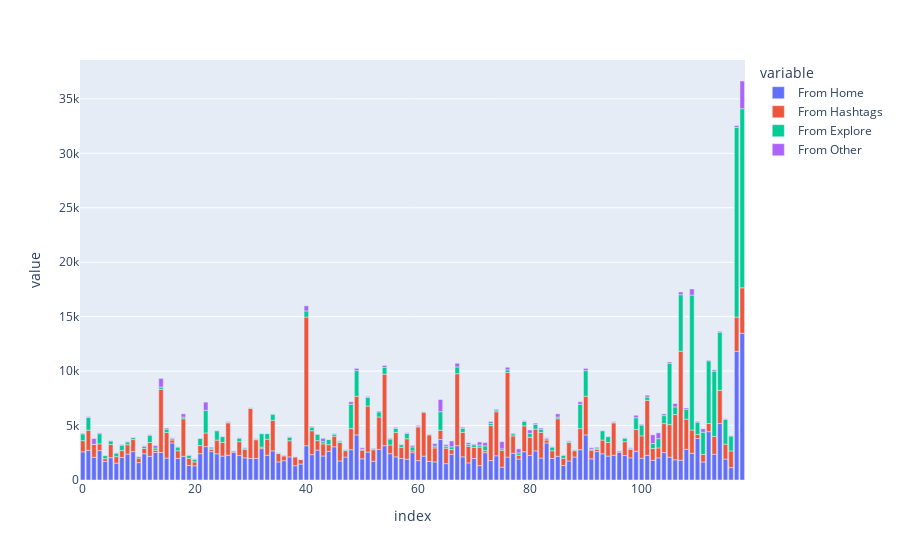

Here is the notebook cell this chart was saved with:
### Markdown cell above
`Impressions from various sources on Instagram`

### Code cell
home = data['From Home']
hashtags = data['From Hashtags']
explore = data['From Explore']
other = data['From Other']

labels = ['From Home','From Hashtags','From Explore','From Other']
values = [home,hashtags,explore,other]

px.bar(data,y=values)

### Figure 1 — Plotly figure (JSON) as saved in the notebook; plotly's stock layout.template omitted (floating-point values rounded to 4 significant figures)
{"data": [{"alignmentgroup": "True", "hovertemplate": "variable=From Home<br>index=%{x}<br>value=%{y}<extra></extra>", "legendgroup": "From Home", "marker": {"color": "#636efa", "pattern": {"shape": ""}}, "name": "From Home", "offsetgroup": "From Home", "orientation": "v", "showlegend": true, "textposition": "auto", "type": "bar", "x": [0, 1, 2, 3, 4, 5, 6, 7, 8, 9, 10, 11, 12, 13, 14, 15, 16, 17, 18, 19, 20, 21, 22, 23, 24, 25, 26, 27, 28, 29, 30, 31, 32, 33, 34, 35, 36, 37, 38, 39, 40, 41, 42, 43, 44, 45, 46, 47, 48, 49, 50, 51, 52, 53, 54, 55, 56, 57, 58, 59, 60, 61, 62, 63, 64, 65, 66, 67, 68, 69, 70, 71, 72, 73, 74, 75, 76, 77, 78, 79, 80, 81, 82, 83, 84, 85, 86, 87, 88, 89, 90, 91, 92, 93, 94, 95, 96, 97, 98, 99, 100, 101, 102, 103, 104, 105, 106, 107, 108, 109, 110, 111, 112, 113, 114, 115, 116, 117, 118], "xaxis": "x", "y": [2586, 2727, 2085, 2700, 1704, 2046, 1543, 2071, 2384, 2609, 1597, 2414, 2168, 2524, 2525, 2017, 3401, 1979, 2177, 1338, 1304, 2415, 3065, 2608, 2406, 2195, 2275, 2541, 2244, 2034, 1977, 1975, 2879, 2278, 2679, 1659, 1774, 2123, 1308, 1466, 3144, 2331, 2746, 2207, 2632, 3050, 1747, 2108, 2782, 4137, 1945, 2569, 1716, 2812, 3152, 2415, 2125, 1975, 1910, 2508, 1780, 2190, 1711, 1663, 3717, 1502, 2357, 3152, 2125, 1570, 1975, 1323, 2509, 1782, 2225, 1179, 2106, 2454, 1926, 2597, 2252, 2673, 2017, 3401, 1979, 2177, 1338, 1747, 2108, 2782, 4137, 1945, 2608, 2406, 2195, 2275, 2541, 2244, 2034, 2643, 2000, 2261, 1807, 2032, 2517, 2099, 1855, 1817, 2816, 2449, 3813, 1658, 4439, 2371, 5185, 1923, 1133, 11815, 13473], "yaxis": "y"}, {"alignmentgroup": "True", "hovertemplate": "variable=From Hashtags<br>index=%{x}<br>value=%{y}<extra></extra>", "legendgroup": "From Hashtags", "marker": {"color": "#EF553B", "pattern": {"shape": ""}}, "name": "From Hashtags", "offsetgroup": "From Hashtags", "orientation": "v", "showlegend": true, "textposition": "auto", "type": "bar", "x": [0, 1, 2, 3, 4, 5, 6, 7, 8, 9, 10, 11, 12, 13, 14, 15, 16, 17, 18, 19, 20, 21, 22, 23, 24, 25, 26, 27, 28, 29, 30, 31, 32, 33, 34, 35, 36, 37, 38, 39, 40, 41, 42, 43, 44, 45, 46, 47, 48, 49, 50, 51, 52, 53, 54, 55, 56, 57, 58, 59, 60, 61, 62, 63, 64, 65, 66, 67, 68, 69, 70, 71, 72, 73, 74, 75, 76, 77, 78, 79, 80, 81, 82, 83, 84, 85, 86, 87, 88, 89, 90, 91, 92, 93, 94, 95, 96, 97, 98, 99, 100, 101, 102, 103, 104, 105, 106, 107, 108, 109, 110, 111, 112, 113, 114, 115, 116, 117, 118], "xaxis": "x", "y": [1028, 1838, 1188, 621, 255, 1214, 599, 628, 857, 1104, 411, 476, 1274, 212, 5799, 2351, 278, 707, 3450, 655, 362, 745, 1254, 201, 1260, 1248, 2975, 116, 1278, 771, 4604, 1721, 139, 1460, 2803, 796, 435, 1482, 809, 411, 11817, 2195, 869, 1109, 616, 969, 1693, 583, 1938, 3551, 794, 4221, 1058, 2974, 6564, 802, 2249, 1018, 1880, 166, 3090, 4036, 2429, 1284, 841, 1423, 442, 6610, 2250, 1518, 1019, 1699, 183, 3212, 4041, 1527, 7761, 1590, 349, 2376, 1674, 2003, 2351, 278, 707, 3450, 655, 1693, 583, 1938, 3551, 794, 201, 1260, 1248, 2975, 116, 1278, 771, 2006, 2053, 5055, 1085, 911, 2660, 2986, 4156, 10008, 2769, 2141, 362, 694, 747, 1624, 3041, 1368, 1538, 3147, 4176], "yaxis": "y"}, {"alignmentgroup": "True", "hovertemplate": "variable=From Explore<br>index=%{x}<br>value=%{y}<extra></extra>", "legendgroup": "From Explore", "marker": {"color": "#00cc96", "pattern": {"shape": ""}}, "name": "From Explore", "offsetgroup": "From Explore", "orientation": "v", "showlegend": true, "textposition": "auto", "type": "bar", "x": [0, 1, 2, 3, 4, 5, 6, 7, 8, 9, 10, 11, 12, 13, 14, 15, 16, 17, 18, 19, 20, 21, 22, 23, 24, 25, 26, 27, 28, 29, 30, 31, 32, 33, 34, 35, 36, 37, 38, 39, 40, 41, 42, 43, 44, 45, 46, 47, 48, 49, 50, 51, 52, 53, 54, 55, 56, 57, 58, 59, 60, 61, 62, 63, 64, 65, 66, 67, 68, 69, 70, 71, 72, 73, 74, 75, 76, 77, 78, 79, 80, 81, 82, 83, 84, 85, 86, 87, 88, 89, 90, 91, 92, 93, 94, 95, 96, 97, 98, 99, 100, 101, 102, 103, 104, 105, 106, 107, 108, 109, 110, 111, 112, 113, 114, 115, 116, 117, 118], "xaxis": "x", "y": [619, 1174, 0, 932, 279, 329, 333, 500, 248, 178, 162, 185, 673, 201, 208, 298, 128, 341, 153, 276, 249, 676, 2081, 121, 861, 541, 45, 51, 326, 115, 48, 60, 1239, 521, 562, 29, 59, 332, 45, 37, 564, 318, 589, 199, 468, 181, 72, 76, 2237, 2355, 84, 796, 84, 468, 617, 545, 354, 244, 492, 360, 69, 48, 36, 166, 1716, 182, 250, 623, 362, 174, 245, 182, 446, 213, 158, 157, 248, 192, 217, 412, 360, 433, 298, 128, 341, 153, 276, 72, 76, 2237, 2355, 84, 121, 861, 541, 45, 51, 326, 115, 1068, 988, 300, 463, 857, 737, 5634, 703, 5192, 900, 12389, 1135, 2036, 5762, 6000, 5352, 2266, 1367, 17414, 16444], "yaxis": "y"}, {"alignmentgroup": "True", "hovertemplate": "variable=From Other<br>index=%{x}<br>value=%{y}<extra></extra>", "legendgroup": "From Other", "marker": {"color": "#ab63fa", "pattern": {"shape": ""}}, "name": "From Other", "offsetgroup": "From Other", "orientation": "v", "showlegend": true, "textposition": "auto", "type": "bar", "x": [0, 1, 2, 3, 4, 5, 6, 7, 8, 9, 10, 11, 12, 13, 14, 15, 16, 17, 18, 19, 20, 21, 22, 23, 24, 25, 26, 27, 28, 29, 30, 31, 32, 33, 34, 35, 36, 37, 38, 39, 40, 41, 42, 43, 44, 45, 46, 47, 48, 49, 50, 51, 52, 53, 54, 55, 56, 57, 58, 59, 60, 61, 62, 63, 64, 65, 66, 67, 68, 69, 70, 71, 72, 73, 74, 75, 76, 77, 78, 79, 80, 81, 82, 83, 84, 85, 86, 87, 88, 89, 90, 91, 92, 93, 94, 95, 96, 97, 98, 99, 100, 101, 102, 103, 104, 105, 106, 107, 108, 109, 110, 111, 112, 113, 114, 115, 116, 117, 118], "xaxis": "x", "y": [56, 78, 533, 73, 37, 43, 25, 60, 49, 46, 15, 75, 40, 223, 794, 108, 73, 32, 296, 39, 37, 18, 748, 87, 26, 36, 65, 9, 34, 41, 23, 43, 32, 27, 26, 21, 35, 36, 18, 17, 468, 75, 24, 317, 25, 64, 86, 34, 226, 205, 139, 83, 48, 72, 187, 64, 99, 44, 60, 139, 76, 27, 50, 234, 1115, 148, 536, 334, 111, 167, 72, 292, 300, 168, 72, 655, 238, 69, 369, 63, 308, 114, 108, 73, 32, 296, 39, 86, 34, 226, 205, 139, 87, 26, 36, 65, 9, 34, 41, 230, 74, 172, 792, 532, 154, 122, 309, 251, 128, 561, 76, 310, 53, 117, 77, 65, 33, 170, 2547], "yaxis": "y"}], "layout": {"barmode": "relative", "legend": {"title": {"text": "variable"}, "tracegroupgap": 0}, "margin": {"t": 60}, "xaxis": {"anchor": "y", "domain": [0, 1], "title": {"text": "index"}}, "yaxis": {"anchor": "x", "domain": [0, 1], "title": {"text": "value"}}}}
